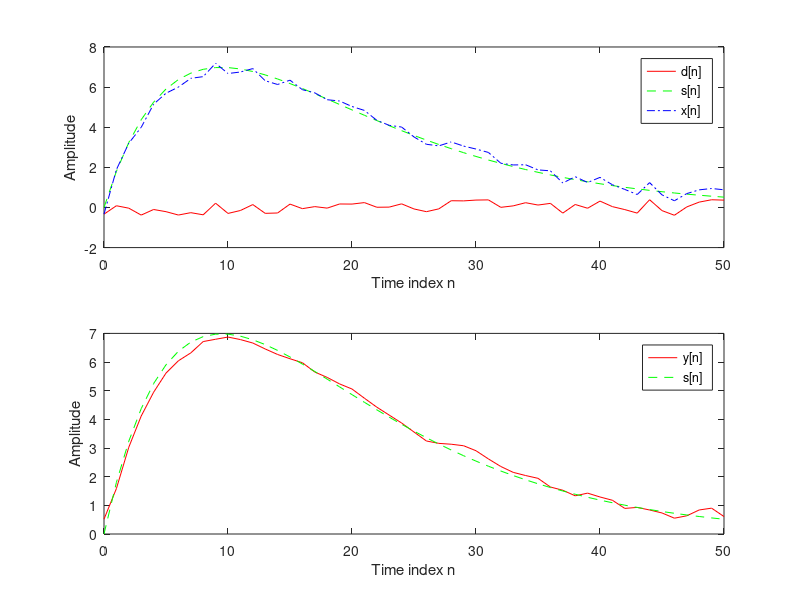

MATLAB code to generate this figure:
% Program P1_5
% Signal Smoothing by Averaging
clf;
R = 51;
d = 0.8*(rand(R,1) - 0.5); % Generate random noise
m = 0:R-1;
s = 2*m.*(0.9.^m); % Generate uncorrupted signal
x = s + d'; % Generate noise corrupted signal
subplot(2,1,1);
plot(m,d','r-',m,s,'g--',m,x,'b-.');
xlabel('Time index n');ylabel('Amplitude');
legend('d[n] ','s[n] ','x[n] ');
x1 = [0 0 x];x2 = [0 x 0];x3 = [x 0 0];
y = (x1 + x2 + x3)/3;
subplot(2,1,2);
plot(m,y(2:R+1),'r-',m,s,'g--');
legend( 'y[n] ','s[n] ');
xlabel('Time index n');ylabel('Amplitude');